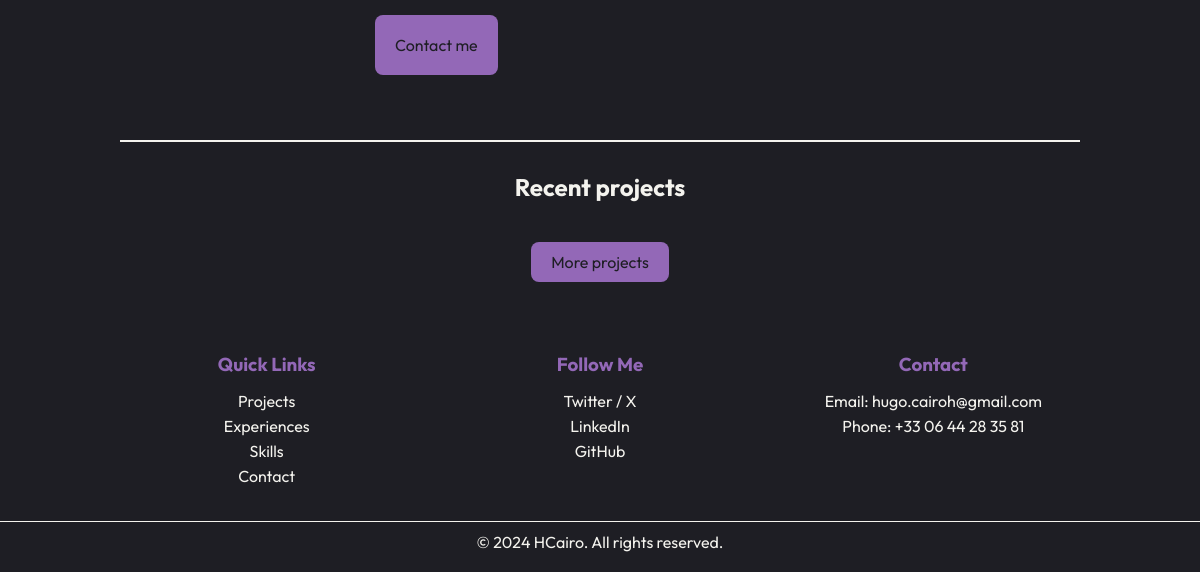
Before: / (lower part) with the older database file.
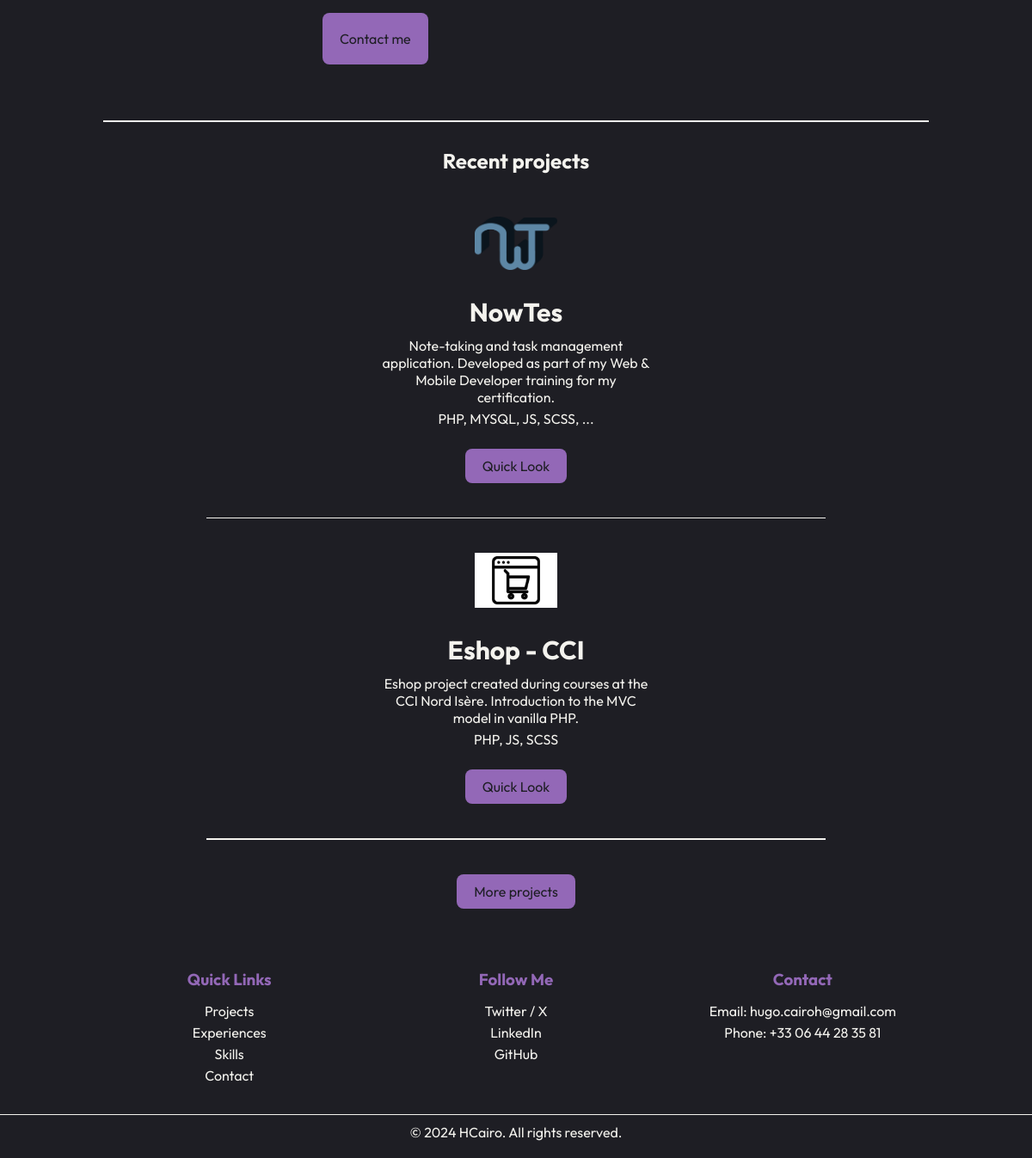
After: the same page with the newer database file.
### tables this page shows
CREATE TABLE projects (
    id INT PRIMARY KEY AUTO_INCREMENT,
    name VARCHAR(80) NOT NULL,
    img_url TEXT,
    description TEXT,
    technology TEXT,
    link TEXT
);

### index.php (called while the page is built, shortened)
<?php
require_once TMP . 'top.php';
require_once 'router.php';
require_once TMP . 'bottom.php';

### App/controllers/HomeController.php (called while the page is built, shortened)
<?php
class HomeController {
    protected $home;
    protected $homeView;
    public function __construct() {
        $this->home = new Home();
        $this->homeView = new HomeView();
    }
    public function displayPage() {
        $projects = $this->home->fetchProjects();
        $this->homeView->renderView($projects);
    }
}

### App/models/Home.php (called while the page is built, shortened)
<?php
class Home {
    private $db;
    public function __construct() {
        $this->db = new Database();
    }
    public function fetchProjects() {
        $query = "SELECT * FROM projects LIMIT 2";
        $pdo = $this->db->getConnection()->prepare($query);
        $pdo->execute();
        return $pdo->fetchAll(PDO::FETCH_ASSOC);
    }
}

### App/Database.php (called while the page is built, shortened)
<?php
class Database {
    protected $cnx;
    public function __construct() {
        $dotenv = Dotenv::createImmutable(__DIR__ . '/..');
        $this->host = $_ENV['DB_HOST'];
        $this->db = $_ENV['DB_NAME'];
        $this->login = $_ENV['DB_USER'];
        $this->pw = $_ENV['DB_PASS'];
        try {
            $this->cnx = new \PDO("mysql:host={$this->host};dbname={$this->db}", $this->login, $this->pw);
            $this->cnx->setAttribute(\PDO::ATTR_ERRMODE, \PDO::ERRMODE_EXCEPTION);
        } catch (\PDOException $e) {
            echo 'Connection failed: ' . $e->getMessage();
            exit;
        }
    }
    public function getConnection() {
        return $this->cnx;
    }
}
?>

### App/views/HomeView.php (the view, shortened to what this page needs)
<?php
class HomeView {
    public function renderView($projects) {
        echo'
        <div id="speech">
            <h1>👋🏽 Hi there, I am Hugo Cairo</h1>
            <h2>Junior Developer Web & Mobile.</h2>
            <p>A 20-year-old junior developer skilled in languages like MySQL, PHP, and JavaScript. Also familliar with frameworks like Vue.js, React or Symfony. Bilingual in French and English, I\'m passionate about creating innovative web and mobile solutions.</p>
            <p>Here to create bests websites and apps that you\'ve ever seen. Checkout my recent projects, my experiences and skills. If you\'re still reluctant, contact me.</p>
            <a id="contact-home" href="contact">Contact me </a>
        </div>
        <span id="speech-span"></span>';
        ?>
        <h2 style="text-align: center; margin: 30px;">Recent projects</h2>
        <?php foreach ($projects as $p): ?>
            <div class="project-container">
                <img class="project-icon" src="<?= htmlspecialchars($p['img_url']) ?>" alt="Project Image">
                <div class="project-details">
                    <h2><?= htmlspecialchars($p['name']) ?></h2>
                    <p><?= htmlspecialchars($p['description']) ?></p>
                    <p><?= htmlspecialchars($p['technology']) ?></p>
                </div>
                <a class="project-link" href="<?= htmlspecialchars($p['link']) ?>">Quick Look</a>
            </div>
            <span class="project-span"></span>
        <?php endforeach;
        echo'
        <a class="more-project" href="projects">More projects</a>';
    }
}

### assets/templates/top.php (shortened to what this page needs)
<!DOCTYPE html>
<html lang="en">
<head>
    <link rel="stylesheet" href="<?= CSS; ?>style.css">
</head>
<body>

### router.php (shortened to what this page needs)
<?php
$action = $_REQUEST['action'] ?? null;
switch ($action) {
    default:
        $controller = new HomeController();
        $controller->displayPage();
        break;
}

### assets/templates/bottom.php
<footer class="footer-container">
    <div class="footer-content">
        <div class="footer-section">
            <h3>Quick Links</h3>
            <a href="projects">Projects</a>
            <a href="exp">Experiences</a>
            <a href="skills">Skills</a>
            <a href="contact">Contact</a>
        </div>
        <div class="footer-section">
            <h3>Follow Me</h3>
            <a href="https://twitter.com/HCairo" target="_blank">Twitter / X</a>
            <a href="https://linkedin.com/in/hugocairo" target="_blank">LinkedIn</a>
            <a href="https://github.com/HCairo" target="_blank">GitHub</a>
        </div>
        <div class="footer-section">
            <h3>Contact</h3>
            <p>Email: hugo.cairoh@gmail.com</p>
            <p>Phone: +33 06 44 28 35 81</p>
        </div>
    </div>
    <div class="footer-credentials">
        <p>&copy; 2024 HCairo. All rights reserved.</p>
    </div>
</footer>

### assets/css/style.css (style rules this page uses)
* { margin: 0; padding: 0; box-sizing: border-box; }
* a { color: #f4f3ee; text-decoration: none; }
* body { background: #1E1E24; font-family: "Outfit", sans-serif; color: #f4f3ee; }
#speech { display: block; margin: auto; width: 45%; padding: 45px; }
#speech #contact-home { display: inline-block; margin: 20px 0; padding: 20px; background: #9368B7; border-radius: 8px; color: #1E1E24; }
#speech-span { display: block; width: 80%; margin: 0 auto; height: 1.5px; background: #f4f3ee; }
.project-container { width: 30%; margin: 20px auto; padding: 20px; text-align: center; display: flex; flex-direction: column; align-items: center; }
.project-container .project-icon { width: 30%; height: auto; margin-bottom: 20px; }
.project-container .project-details { width: 100%; }
.project-container .project-details h2 { margin: 10px 0; font-size: 30px; color: #f4f3ee; }
.project-container .project-details p { margin: 5px 0; font-size: 16px; color: #f4f3ee; }
.project-container .project-link { display: inline-block; margin-top: 20px; padding: 10px 20px; background: #9368B7; border-radius: 8px; color: #1E1E24; text-decoration: none; }
.project-span { display: block; width: 60%; margin: 0 auto; height: 1.5px; background: #f4f3ee; }
.more-project { display: block; width: -moz-fit-content; width: fit-content; padding: 10px 20px; margin: 40px auto; background: #9368B7; border-radius: 8px; color: #1E1E24; text-decoration: none; text-align: center; }
.footer-container { background-color: #1E1E24; color: #f4f3ee; padding: 20px 0; text-align: center; }
.footer-container .footer-credentials { border-top: 1px solid #f4f3ee; margin-top: 20px; padding-top: 10px; }
.footer-container .footer-credentials p { margin: 0; }
.footer-container .footer-content { display: flex; justify-content: space-around; flex-wrap: wrap; margin: 0 auto; max-width: 1000px; }
.footer-container .footer-content .footer-section { flex: 1; min-width: 200px; margin: 10px 0; }
.footer-container .footer-content .footer-section h3 { color: #9368B7; margin-bottom: 15px; }
.footer-container .footer-content .footer-section a { color: #f4f3ee; text-decoration: none; display: block; margin: 5px 0; transition: color 0.3s; }
.footer-container .footer-content .footer-section p { margin: 5px 0; }

Changed rows visible on the page:
added projects: img_url (picture), name "NowTes", description "Note-taking and task management application. Developed as part of my Web & Mobile Developer training for my certification.", technology "PHP, MYSQL, JS, SCSS, ..."
added projects: img_url (picture), name "Eshop - CCI", description "Eshop project created during courses at the CCI Nord Isère. Introduction to the MVC model in vanilla PHP.", technology "PHP, JS, SCSS"
